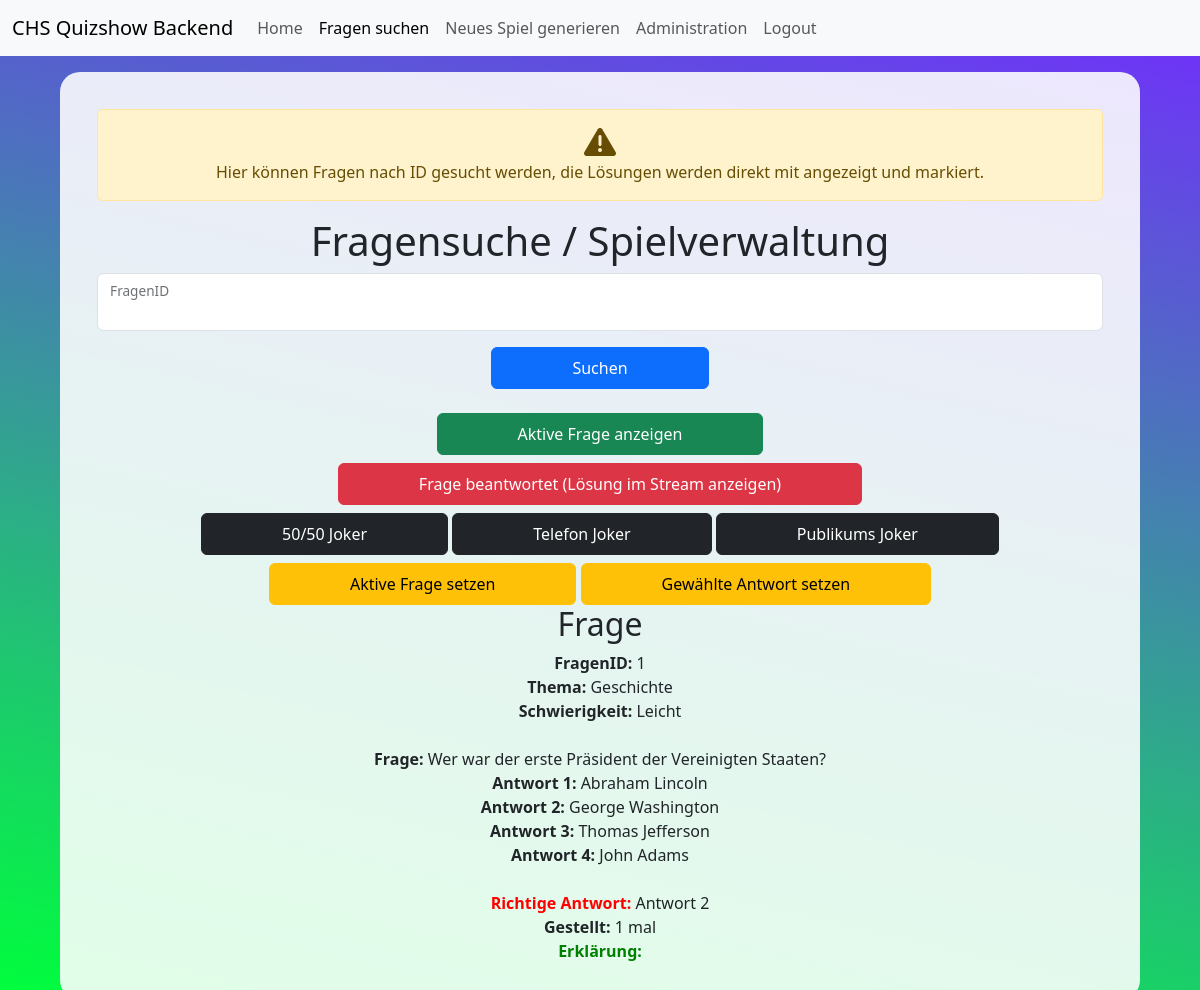
/fragen.php?id=1 (signed in), run on the app's committed database.
### tables this page shows
CREATE TABLE `fragen` (
  `fragenid` bigint(20) UNSIGNED NOT NULL,
  `frage` varchar(500) NOT NULL,
  `thema` bigint(20) UNSIGNED NOT NULL,
  `schwierigkeit` bigint(20) UNSIGNED NOT NULL,
  `antwort1` varchar(500) NOT NULL,
  `antwort2` varchar(500) NOT NULL,
  `antwort3` varchar(500) NOT NULL,
  `antwort4` varchar(500) NOT NULL,
  `antwortrichtig` int(11) NOT NULL,
  `gestellt` tinyint(1) NOT NULL,
  `aktiv` tinyint(1) NOT NULL DEFAULT 0,
  `erklaerung` text DEFAULT NULL
);

CREATE TABLE `themen` (
  `themenid` bigint(20) UNSIGNED NOT NULL,
  `themenname` varchar(50) NOT NULL
);

CREATE TABLE `schwierigkeiten` (
  `schwierigkeitsID` bigint(20) UNSIGNED NOT NULL,
  `schwierigkeitsname` varchar(50) NOT NULL,
  `punkte` int(11) NOT NULL
);

### Assets/Classes/GetQuizData.php (called while the page is built, shortened)
<?php
class GetQuizData extends Database {
    public function showQuestion_specific($id) {
        $stmt = $this->connection->prepare("SELECT * FROM `themen` JOIN `fragen`, `schwierigkeiten` WHERE `themenid`=`thema` AND `schwierigkeitsid`=`schwierigkeit` AND `fragenid`=$id");
        $stmt->execute();
        $this->rows = $stmt->rowCount();
        $this->result = $stmt->fetchAll(PDO::FETCH_ASSOC);
    }
}

### Assets/Classes/Database.php (called while the page is built, shortened)
<?php
class Database {
    private $host = HOST;
    private $table = TABLE;
    private $username = USERNAME;
    private $password = PASSWORD;
    protected function connectDB() {
        try {
            $this->connection = new PDO("mysql:host=$this->host;dbname=$this->table", $this->username, $this->password);
        }
        catch (PDOException $e) {
            die("Database error");
        }
    }
}

### fragen.php (the view, shortened to what this page needs)
<!doctype html>
<html lang="en">
  <head>
    <link href="https://cdn.jsdelivr.net/npm/bootstrap@5.3.3/dist/css/bootstrap.min.css" rel="stylesheet">
    <link href="./Assets/CSS/styles.css" type="text/css" rel="stylesheet">
    <link href="./Assets/CSS/all.css" rel="stylesheet">
  </head>
  <body>
  <nav class="navbar navbar-expand-lg bg-body-tertiary">
    <div class="container-fluid">
      <a class="navbar-brand" href="index.php">CHS Quizshow Backend</a>
      <div class="collapse navbar-collapse" id="navbarNavAltMarkup">
        <div class="navbar-nav" style="text-align: right;">
          <a class="nav-link <?php if(!$_SESSION["loggedin"]) {echo "invisible";}?>" aria-current="page" href="index.php">Home</a>
          <a class="nav-link active <?php if(!$_SESSION["loggedin"]) {echo "invisible";}?>" href="fragen.php">Fragen suchen</a>
          <a class="nav-link <?php if(!$_SESSION["loggedin"]) {echo "invisible";}?>" href="new_game.php">Neues Spiel generieren</a>
          <a class="nav-link <?php if(!$_SESSION["loggedin"] || $_SESSION["role"] != "1") {echo "invisible";}?>" href="Admin/index.php">Administration</a>
          <a class="nav-link <?php if(!$_SESSION["loggedin"]) {echo "invisible";}?>" href="logout.php">Logout</a>
        </div>
      </div>
    </div>
    </nav>
  <div class="container-overlay">
    <div class="alert alert-warning" role="alert">
    <i class="fa-solid fa-2x fa-triangle-exclamation"></i><br>
    Hier können Fragen nach ID gesucht werden, die Lösungen werden direkt mit angezeigt und markiert.
    </div>
    <h1>Fragensuche / Spielverwaltung</h1>
    <form action="<?php echo $_SERVER["PHP_SELF"];?>" method="get">
      <div class="form-floating mb-3">
        <input type="number" class="form-control" id="floatingInput" name="id" required>
        <label for="floatingInput">FragenID</label>
        <input type="submit" class="btn btn-primary action-btn " style="margin-top: 1em;" value="Suchen">
      </div>
    </form>
    <form action="<?php echo $_SERVER["PHP_SELF"];?>" method="post">
      <input type="submit" value="Aktive Frage anzeigen" class="btn btn-success action-btn " name="show_active"><br>
        <input type="submit" value="Frage beantwortet (Lösung im Stream anzeigen)" class="btn btn-danger action-btn <?php if($_SESSION["role"] != 1 && $_SESSION["role"] != 2) {echo "invisible";}?>" name="show_result"><br>
        <input type="submit" value="50/50 Joker" class="btn btn-dark action-btn <?php if($_SESSION["role"] != 1 && $_SESSION["role"] != 2) {echo "invisible";}?>" name="5050">
        <input type="submit" value="Telefon Joker" class="btn btn-dark action-btn <?php if($_SESSION["role"] != 1 && $_SESSION["role"] != 2) {echo "invisible";}?>" name="TJ">
        <input type="submit" value="Publikums Joker" class="btn btn-dark action-btn <?php if($_SESSION["role"] != 1 && $_SESSION["role"] != 2) {echo "invisible";}?>" name="PJ">
    </form>
    <a class="btn btn-warning action-btn <?php if($_SESSION["role"] != 1 && $_SESSION["role"] != 2) {echo "invisible";}?>" data-bs-toggle="modal" data-bs-target="#setactive">Aktive Frage setzen</a>
      <a class="btn btn-warning action-btn <?php if($_SESSION["role"] != 1 && $_SESSION["role"] != 2) {echo "invisible";}?>" data-bs-toggle="modal" data-bs-target="#setchosen">Gewählte Antwort setzen</a>
    <?php
        if($_SERVER["REQUEST_METHOD"] == "GET" && !empty($_GET["id"])) {
            require_once("./Assets/Classes/Database.php");
            require_once("./Assets/Classes/GetQuizData.php");
            echo "<h2>Frage</h2>";
            $frage = new GetQuizData();
            $frage->showQuestion_specific($_GET["id"]);
            if($frage->rows == 0) {
                echo "Eine Frage mit dieser ID existiert nicht!";
            }
            else {
                foreach($frage->result as $r) {
                    echo '
                    <b>FragenID:</b> '. $r["fragenid"] .'<br>
                    <b>Thema:</b> '. $r["themenname"] .'<br>
                    <b>Schwierigkeit:</b> '. $r["schwierigkeitsname"] .'<br><br>
                    <b>Frage:</b> '. $r["frage"] .'<br>
                    <b>Antwort 1:</b> '. $r["antwort1"] .'<br>
                    <b>Antwort 2:</b> '. $r["antwort2"] .'<br>
                    <b>Antwort 3:</b> '. $r["antwort3"] .'<br>
                    <b>Antwort 4:</b> '. $r["antwort4"] .'<br><br>
                    <b style="color: red;">Richtige Antwort:</b> Antwort '. $r["antwortrichtig"] .'<br>
                    <b>Gestellt:</b> '. $r["gestellt"] .' mal<br>
                    <b style="color: green;">Erklärung:</b> '. $r["erklaerung"] .'<br>
                    ';
                }
            }
        }
    ?>
  </div>
        <?php $allowed=true; include("set_question_inc.php");?>
                  <?php $allowed=true; include("set_answer_inc.php");?>
  </body>
</html>

### Assets/CSS/styles.css (style rules this page uses)
html { min-height: 100%; background: rgb(0,255,60); background: -moz-linear-gradient(13deg, rgba(0,255,60,1) 0%, rgba(115,43,255,1) 100%); background: -webkit-linear-gradient(13deg, rgba(0,255,60,1) 0%, rgba(115,43,255,1) 100%); background: linear-gradient(13deg, rgba(0,255,60,1) 0%, rgba(115,43,255,1) 100%); filter: progid:DXImageTransform.Microsoft.gradient(startColorstr="#00ff3c",endColorstr="#732bff",GradientType=1); }
.container-overlay { background-color: rgba(255, 255, 255, 0.877); width: 90%; border-radius: 20px; padding: 2.3em; position: absolute; margin-top: 30em; left: 50%; margin-right: -50%; transform: translate(-50%, -50%); text-align: center; }
.action-btn { padding: 0.5em 5em 0.5em 5em !important; margin-top: 0.5em; }

### data on the page
fragen: fragenid "1", thema.themenname "Geschichte", schwierigkeit.schwierigkeitsname "Leicht", frage "Wer war der erste Präsident der Vereinigten Staaten?", antwort1 "Abraham Lincoln", antwort2 "George Washington", antwort3 "Thomas Jefferson", antwort4 "John Adams", antwortrichtig "2", gestellt "1"
